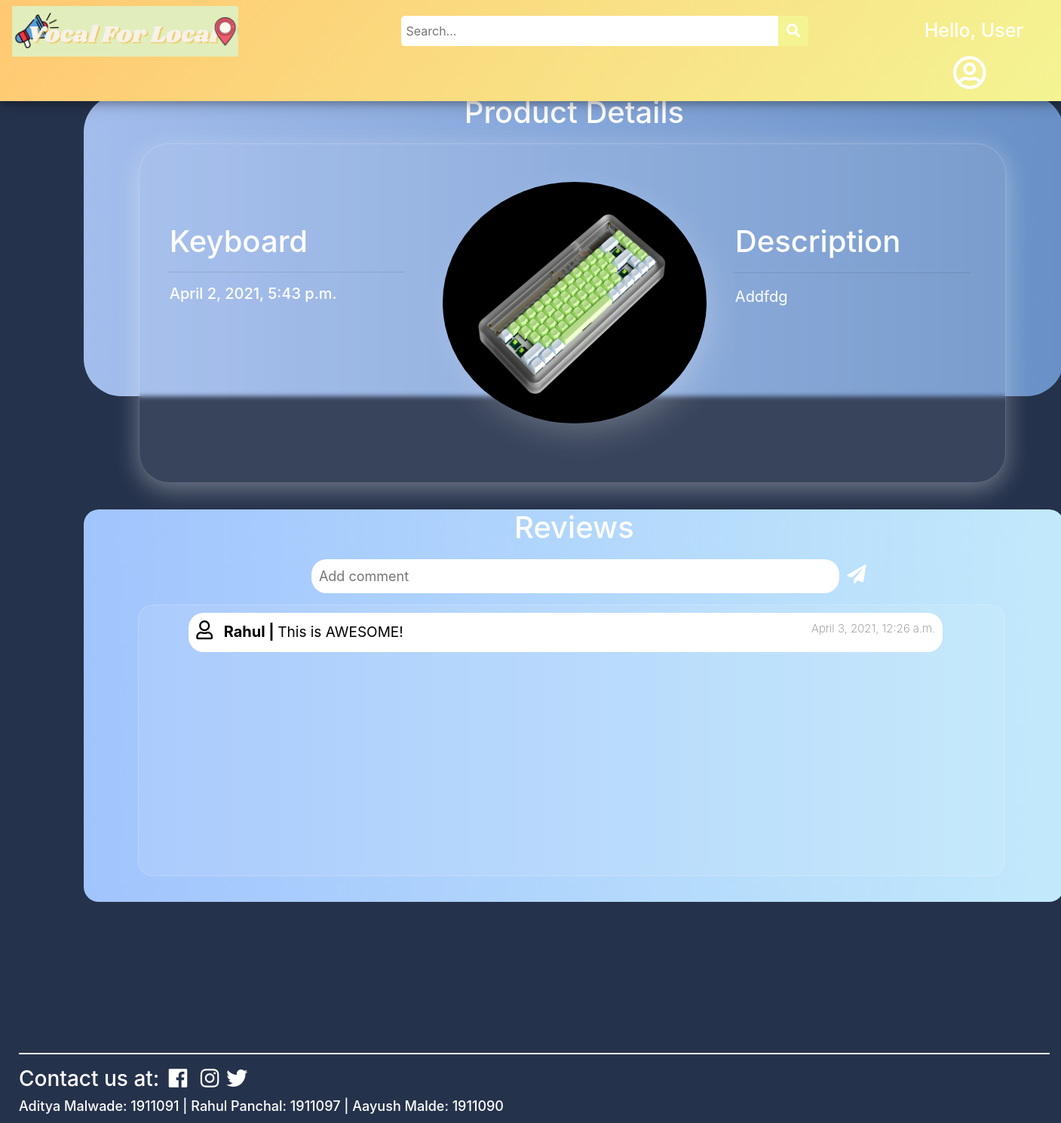
The app's page /RaRo/products/Keyboard, older data.
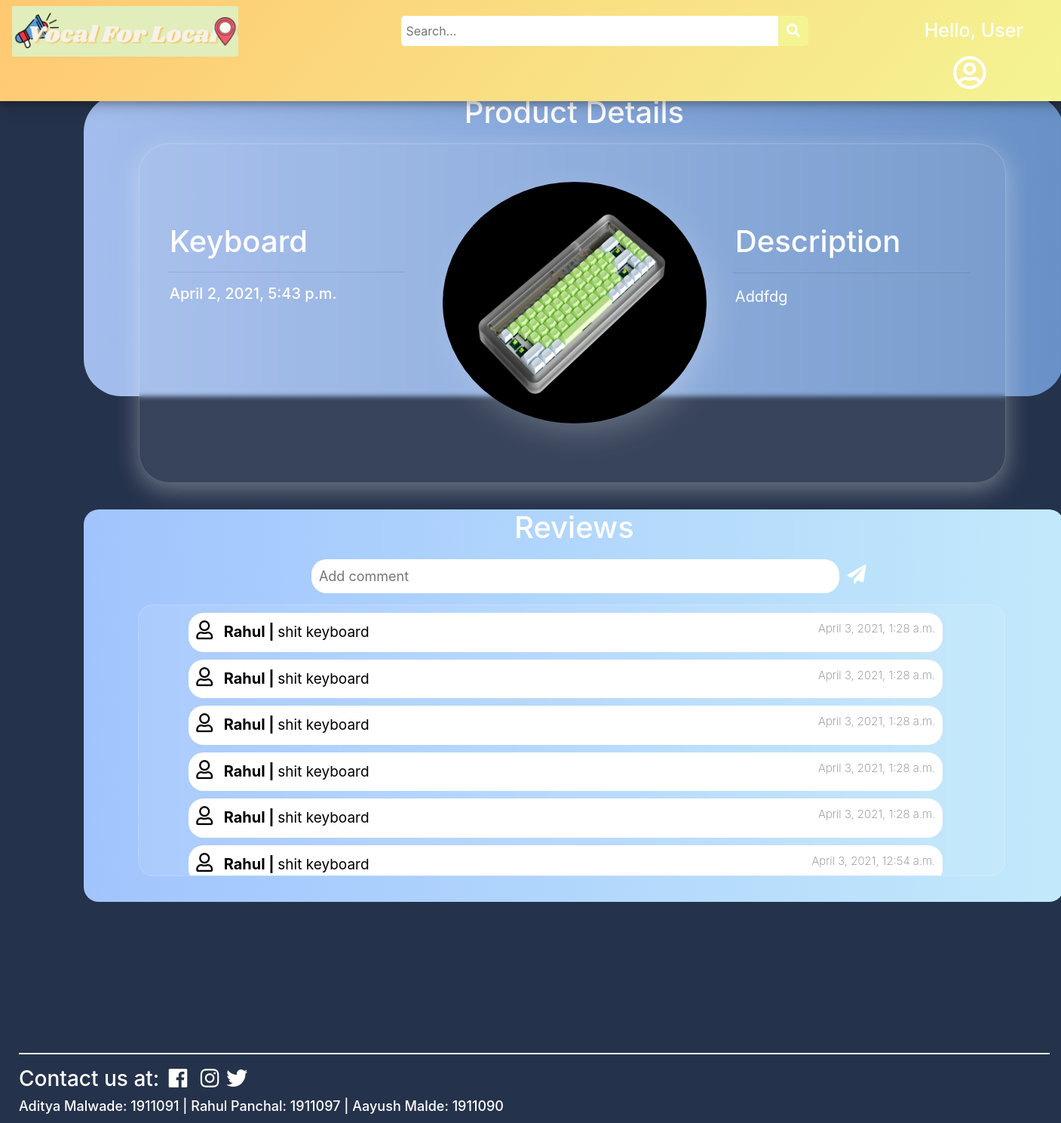
The same page, newer data.
### main/models.py (models this page shows, shortened)
class Comment(models.Model):
    c_id = models.IntegerField(primary_key = True, null = False)
    text = models.CharField(max_length=200, null=True)
    p_id = models.ForeignKey(Post, null =True, on_delete = models.CASCADE)
    c_by = models.ForeignKey(Customer, null=True, on_delete = models.SET_NULL)
    timestamp = models.DateTimeField(auto_now_add=True, null=True)

class Customer(models.Model):
    id = models.IntegerField(primary_key=True, null=False)
    name = models.CharField(max_length=100, null=True)
    phone = models.CharField(max_length=10, null=True)
    email = models.CharField(max_length=50, null=True)
    state = models.CharField(max_length=20, null=True)
    postal_code = models.IntegerField(null=True)
    city = models.CharField(max_length=20, null=True)
    address = models.CharField(max_length=100, null=True)
    business_name = models.CharField(max_length=50,null=True)
    date_created = models.DateTimeField(auto_now_add=True, null=True)
    def __str__(self):
	    return self.name

### main/views.py (the view, shortened to what this page needs)
# urls.py: path('<str:business>/products/<str:name>',views.viewPost,name="viewPost"),
def viewPost(request,business,name):
	try:
		p = Post.objects.filter(business_name=business,name=name)[0]
	except Post.DoesNotExist:
		raise Http404("No such Product is available with {}".format(business))
	comments = Comment.objects.filter(p_id = p).order_by('-c_id')
	context = {"p":p,"comments":comments}
	return render(request,'main/viewPost.html',context)

### main/models.py (called while the page is built)
    @property
    def imageURL(self):
        try:
            url = self.photo.url
        except :
            url = ''
        return url

### main/templates/main/viewPost.html (shortened to what this page needs)
{% load static %}
<!DOCTYPE html>
<html lang="en">
<head>
  <link rel="stylesheet" href="https://use.fontawesome.com/releases/v5.6.1/css/all.css"
 />
  <link rel="stylesheet" href="https://cdn.jsdelivr.net/npm/bootstrap@4.6.0/dist/css/bootstrap.min.css"
>
    <link rel="stylesheet" href="{%static '/css/viewPost.css' %}">
</head>
<body style="background-color: rgb(37, 50, 75);">
  <div class="topnav">
    <a class="active" href="{% url 'home' %}">
      <img id="logo" src="{% static 'images/logo_final.png' %}" alt="VocalForLocal" />
    </a>
    <div class="search">
      <input type="text" placeholder=" Search..." name="key" id="search-placeholder" />
      <button id="srch" type="submit" onclick="validatePlaceHolder(this)">
        <i class="fa fa-search" style="font-size: 18px"> </i>
      </button>
    </div>
    <span class="hello-msg">
      Hello, {% if user.is_authenticated %} {{request.user}} {% else %} User
      {% endif %}
    </span>
    <a class="nav-link dropdown-toggle" href="#" id="navbarDropdown" role="button" data-bs-toggle="dropdown" aria-expanded="false"          style="margin-left: 160px;">
      <i class="far fa-user-circle" style="color:white; font-size: 45px;"></i>
    </a>
  </div>
  <div class="container-fluid">
    <div id="post-card">
      <h2 style="text-align: center;margin-top: 17px; font-size: 40px;">Product Details</h2>
    </div>
    <div id="image-card">
      <div id="pdt-icon">
        <img src="{{p.imageURL}}" alt="product img" id="pdt-img" style="width: 350px;height: 320px; background-position: center; background-size: cover; border-radius: 50%;">
      </div>
      <div id="pdt-info">
        <h1 id="pdt-name">
          {{p.name}}
        </h1>
        <hr style="width:90%; ">
        <h2 id="price">
          {{p.date_created}}
        </h2>
      </div>
      <div id="details">
        <h1 id="description">
           Description
        </h1>
        <hr style="text-align: center;margin-top: 17px;width: 90%;">
        <div id="description-text">
          <p style="width: 320px; overflow-wrap: break-word; font-size: 20px;">{{p.description}}</p>
        </div>
      </div>
    </div>
    <div id="comments">
      <h2 style="text-align: center;margin-top: 17px; font-size: 40px;">Reviews</h2>
      <div id="comment-container">
        {% if comments %}
        {% for c in comments %}
        <div class="comment-card">
          <span><i class="far fa-user" style="font-size: 25px; color: black; margin-right: 10px;"></i></span>
          <span style="font-size: 20px;font-weight: bold;">{{c.c_by}} |</span>
          <span style="font-size: 19px;font-weight: 400;"> {{c.text}}<span style="float: right;font-size: 15px; font-weight: 200; color: grey">{{c.timestamp}}</span></span>
        </div>
        {% endfor%}
        {% else %}
       <div style="margin-left: 270px; margin-top: 10px;">
        <img src="{% static 'images/default_msg.PNG' %}" alt="NO COMMENTS" style="border-radius: 30px;">
       </div>
        {% endif %}
      </div>
      <div id="comment-box">
        <form method="POST" action = "{% url 'viewPost' business=p.business_name name=p.name %}">
          <input type="text" placeholder="Add comment" id="review" name="c_text" required>
          <button id="comment-btn" type="submit" style="background: none;border: none;"><i class="fa fa-paper-plane" aria-hidden="true" style="font-size: 25px;color: white;"></i></button>
        </form>
      </div>
    </div>
    <div class="footer" style="padding-left: 10px;">
      <hr style="width:100%; height: 0.5px; background-color: white;"/>
      <h3 style="color: white;">Contact us at: <span style="margin:0px 5px;"><i class="fab fa-facebook"></i></span>
        <span style="margin:0px 5px;"><i class="fab fa-instagram"></i></span><span style="margin:0px 5px;"><i class="fab fa-twitter"></i></span>
        <div><span style="font-size: 18px;">Aditya Malwade: 1911091 | Rahul Panchal: 1911097 | Aayush Malde: 1911090</span></div>
    </div>
  </div>
</body>
</html>

Row changes from the older to the newer data that the page shows:
no longer on this page (row unchanged): Comment: c_by "Rahul", text "This is AWESOME!", timestamp "April 3, 2021, 12:26 a.m."
added Comment: c_by "Rahul", text "shit keyboard", timestamp "April 3, 2021, 1:28 a.m."
added Comment: c_by "Rahul", text "shit keyboard", timestamp "April 3, 2021, 1:28 a.m."
added Comment: c_by "Rahul", text "shit keyboard", timestamp "April 3, 2021, 1:28 a.m."
added Comment: c_by "Rahul", text "shit keyboard", timestamp "April 3, 2021, 1:28 a.m."
added Comment: c_by "Rahul", text "shit keyboard", timestamp "April 3, 2021, 1:28 a.m."
added Comment: c_by "Rahul", text "shit keyboard", timestamp "April 3, 2021, 12:54 a.m."
